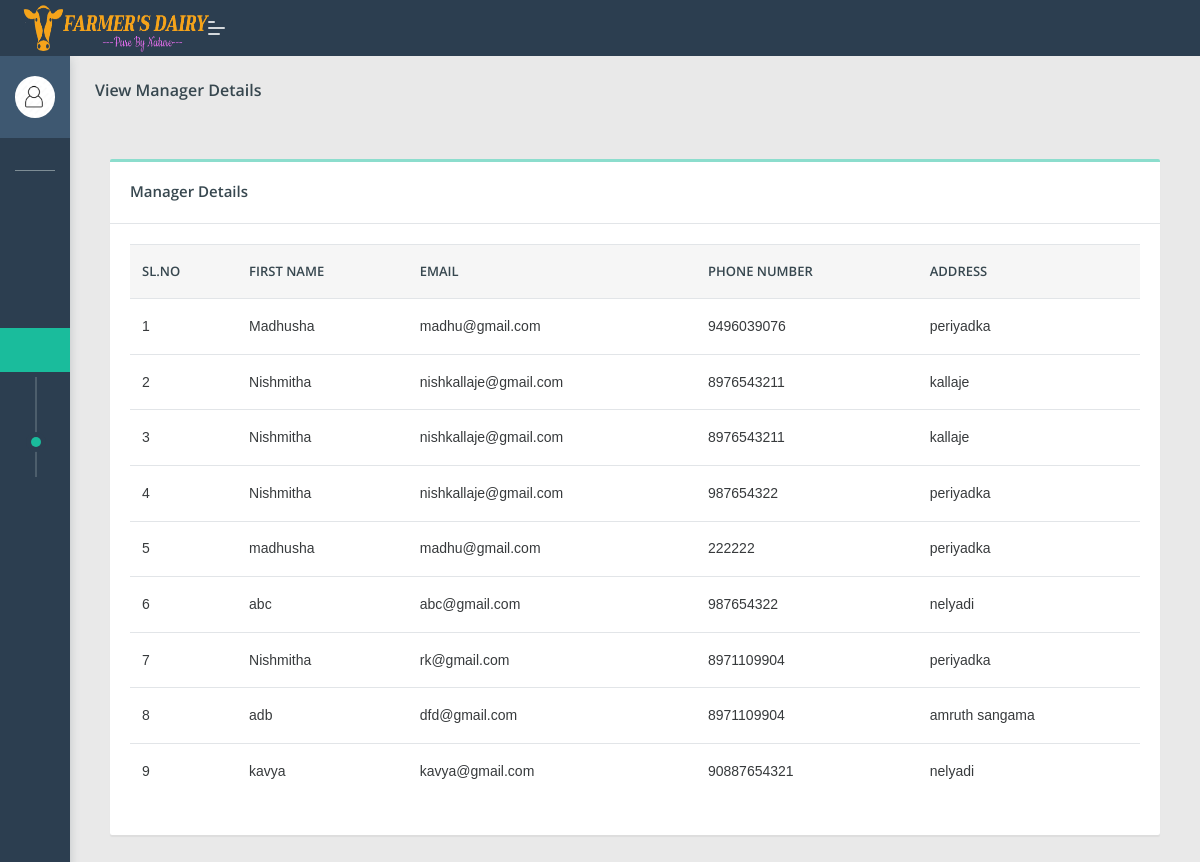
The page /admin/viewmanager.php on the database its author committed.
### tables this page shows
CREATE TABLE `add_manager` (
  `m_id` int(100) NOT NULL,
  `fname` varchar(100) NOT NULL,
  `lname` varchar(100) NOT NULL,
  `email` varchar(100) NOT NULL,
  `password` varchar(100) NOT NULL,
  `phoneno` varchar(100) NOT NULL,
  `address` varchar(100) NOT NULL,
  `city` varchar(100) NOT NULL,
  `state` varchar(100) NOT NULL,
  `pin_code` varchar(100) NOT NULL
);

### admin/viewmanager.php (the view, shortened to what this page needs)
<!DOCTYPE html>
<html lang="en">
<head>
    <link rel="stylesheet" href="assets/css/style.css">
</head>
<body class="">
	<nav class="pcoded-navbar  ">
		<div class="navbar-wrapper  ">
			<div class="navbar-content scroll-div " >
				<div class="">
					<div class="main-menu-header">
						<img class="img-radius" src="assets/images/user/avatar-2.jpg" alt="User-Profile-Image">
						<div class="user-details">
						</div>
					</div>
				</div>
				<ul class="nav pcoded-inner-navbar ">
					<li class="nav-item pcoded-menu-caption">
					</li>
					<li class="nav-item">
					    <a href="main.php" class="nav-link "><span class="pcoded-micon"><i class="feather icon-home"></i></span><span class="pcoded-mtext">Dashboard</span></a>
					</li>
					<li class="nav-item pcoded-hasmenu">
					    <a href="#!" class="nav-link "><span class="pcoded-micon"><i class="feather icon-align-justify"></i></span><span class="pcoded-mtext">Dippo Details</span></a>
					</li>
					<li class="nav-item">
					    <a href="viewmilk.php" class="nav-link "><span class="pcoded-micon"><i class="feather icon-align-justify"></i></span><span class="pcoded-mtext">Milk Details</span></a>
					</li>
					<li class="nav-item pcoded-hasmenu">
					    <a href="#!" class="nav-link "><span class="pcoded-micon"><i class="feather icon-align-justify"></i></span><span class="pcoded-mtext">Manage Dippo</span></a>
					    <ul class="pcoded-submenu">
					        <li><a href="addmanager.php">Add Manager </a></li>
					        <li><a href="viewmanager.php" >View Manager</a></li>
					    </ul>
					</li>
					<li class="nav-item">
					    <a href="viewfeed.php" class="nav-link "><span class="pcoded-micon"><i class="feather icon-align-justify"></i></span><span class="pcoded-mtext">View Feedback</span></a>
					</li>
				</ul>
			</div>
		</div>
	</nav>
	<header class="navbar pcoded-header navbar-expand-lg navbar-light header-dark">
				<div class="m-header">
					<a class="mobile-menu" id="mobile-collapse" href="#!"><span></span></a>
					<a href="#!" class="b-brand">
						<img src="assets/images/67.png" width="190px" height="50px" class="logo">
					</a>
				</div>
				<div class="collapse navbar-collapse">
					<ul class="navbar-nav mr-auto">
						<li class="nav-item">
							<a href="#!" class="pop-search"><i class="feather icon-search"></i></a>
						</li>
					</ul>
					<ul class="navbar-nav ml-auto">
						<li>
							<div class="dropdown drp-user">
								<a href="#" class="dropdown-toggle" data-toggle="dropdown">
									<i class="feather icon-user"></i>
								</a>
							</div>
						</li>
					</ul>
				</div>
	</header>
<section class="pcoded-main-container">
    <div class="pcoded-content">
         <div class="page-header">
            <div class="page-block">
                <div class="row align-items-center">
                    <div class="col-md-12">
                        <div class="page-header-title">
                            <h5 class="m-b-10">View Manager Details</h5>
                        </div>
                        <ul class="breadcrumb">
                            <li class="breadcrumb-item"><a href="main.php"><i class="feather icon-home"></i></a></li>
                        </ul>
                    </div>
                </div>
            </div>
        </div>
            <div class="col-md-12">
                <div class="card">
                    <div class="card-header">
                        <h5>Manager Details</h5>
                    </div>
                    <div class="card-body table-border-style">
                        <div class="table-responsive">
                            <table class="table table-hover">
                                <thead>
                                    <tr>
									<th>SL.NO</th>
                                        <th>First Name</th>
                                        <th>Email</th>
										<th>Phone number</th>
										<th>Address</th>
									</tr>
                                </thead>
                                <tbody>
								<?php
								include 'config.php';
								$sql1="select * from add_manager";
								$result1=mysqli_query($con,$sql1);
								$num1=mysqli_num_rows($result1);
								$sI=0;
								if($num1>0)
								{
									while($row1=mysqli_fetch_array($result1))
									{
										$sI+=1;
										$fname=$row1['fname'];
										$email=$row1['email'];
										$ph_no=$row1['phoneno'];
										$address=$row1['address'];
								?>
                                    <tr>
                                        <td><?php echo $sI; ?></td>
                                        <td><?php echo $fname ?></td>
                                        <td><?php echo $email ?></td>
										<td><?php echo $ph_no ?></th>
										<td><?php echo $address ?></td>
                                    </tr>
									<?php
									}
								}
								?>
                                </tbody>
                            </table>
                        </div>
                    </div>
                </div>
            </div>
        </div>
</section>
</body>
</html>

### rows shown on the page
add_manager: fname "Madhusha", email "madhu@gmail.com", phoneno "9496039076", address "periyadka"
add_manager: fname "Nishmitha", email "nishkallaje@gmail.com", phoneno "8976543211", address "kallaje"
add_manager: fname "Nishmitha", email "nishkallaje@gmail.com", phoneno "8976543211", address "kallaje"
add_manager: fname "Nishmitha", email "nishkallaje@gmail.com", phoneno "987654322", address "periyadka"
add_manager: fname "madhusha", email "madhu@gmail.com", phoneno "222222", address "periyadka"
add_manager: fname "abc", email "abc@gmail.com", phoneno "987654322", address "nelyadi"
add_manager: fname "Nishmitha", email "rk@gmail.com", phoneno "8971109904", address "periyadka"
add_manager: fname "adb", email "dfd@gmail.com", phoneno "8971109904", address "amruth sangama"
add_manager: fname "kavya", email "kavya@gmail.com", phoneno "90887654321", address "nelyadi"
